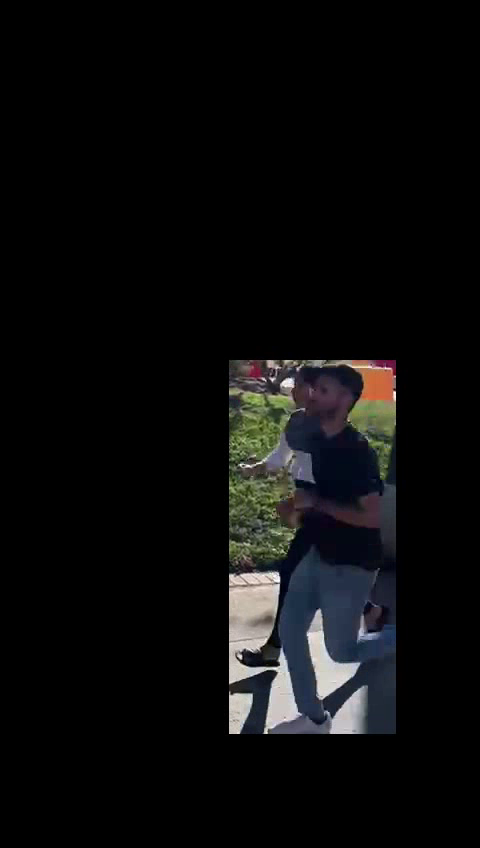
#> input picture frame 38 of cache/video2_fg1s.mp4, 480 x 848 px, given in place of SAL.mp4, which was not available
$ python bgsub.py
#> lines starting #> are read from the running program, lines starting #| are printed output that depends on the picture; after the words box and inside, x2 and y2 are one past the last pixel; in counts of white or black regions, pixels touching at a corner belong together
from __future__ import print_function
import cv2 as cv
import argparse
# https://www.youtube.com/watch?v=sSJ--fZLkZA&ab_channel=FalconInfomatic
# https://github.com/opencv/opencv/tree/4.x/samples/python/tutorial_code/video/background_subtraction
# https://stackoverflow.com/questions/66876520/how-to-extract-foreground-form-a-moving-camera-by-using-opencv
# https://ietresearch.onlinelibrary.wiley.com/doi/full/10.1049/iet-cvi.2017.0187
parser = argparse.ArgumentParser(description='This program shows how to use background subtraction methods provided by \
                                              OpenCV. You can process both videos and images.')
parser.add_argument('--input', type=str, help='Path to a video or a sequence of image.', default='video/SAL.mp4')
parser.add_argument('--algo', type=str, help='Background subtraction method (KNN, MOG2).', default='MOG2')
args = parser.parse_args()

## [create]
#create Background Subtractor objects
if args.algo == 'MOG2':
    backSub = cv.createBackgroundSubtractorMOG2()
else:
    backSub = cv.createBackgroundSubtractorKNN()
## [create]
backSub = cv.createBackgroundSubtractorKNN()

## [capture]
capture = cv.VideoCapture("video/SAL.mp4")
if not capture.isOpened():
    print('Unable to open: ' + args.input)
    exit(0)
## [capture]

while True:
    ret, frame = capture.read()
#> frame is the input picture: shape (848, 480, 3); mean B, G, R 11.9, 11.7, 11.5
    if frame is None:
        break
    ## [apply]
    #update the background model
    fgMask = backSub.apply(frame)
#> fgMask: shape (848, 480); every value is 255
    # bgMask = 255 - fgMask
    ## [apply]

    ## [display_frame_number]
    #get the frame number and write it on the current frame
    cv.rectangle(frame, (10, 2), (100,20), (255,255,255), -1)
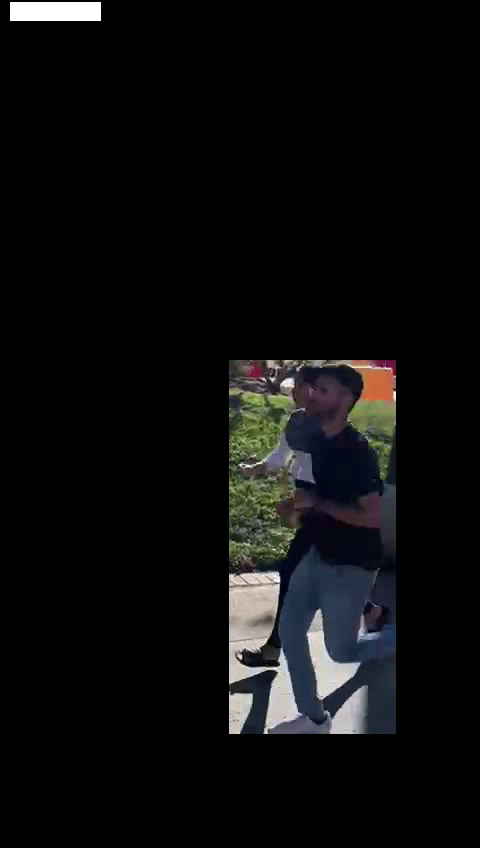
#> frame: shape (848, 480, 3); 0.42% of pixels changed, all inside (x1, y1, x2, y2) = (10, 2, 101, 21)
    cv.putText(frame, str(capture.get(cv.CAP_PROP_POS_FRAMES)), (15, 15),
               cv.FONT_HERSHEY_SIMPLEX, 0.5 , (0,0,0))
#> frame: shape (848, 480, 3); 0.02% of pixels changed, all inside (x1, y1, x2, y2) = (17, 5, 50, 16)
    ## [display_frame_number]

    ## [show]
    #show the current frame and the fg masks
    nRow, nCol = fgMask.shape
#> nRow = 848; nCol = 480
    # [4 lines of commented-out code are left out]
    fg = cv.bitwise_or(frame, frame, mask=fgMask)

    # cv.imshow('Frame', frame)
    # cv.imshow('FG Mask', fgMask)
    cv.imshow('fg', fg)
    ## [show]

    keyboard = cv.waitKey(30)
#> (key Esc is pressed here)
    if keyboard == 'q' or keyboard == 27:
        break

$ run again, starting later in the video
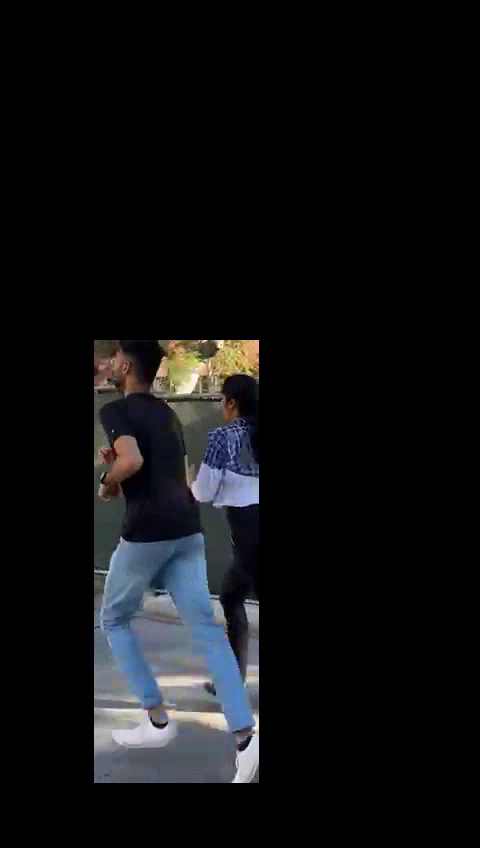
#> input picture frame 172 of cache/video2_fg1s.mp4, 480 x 848 px, given in place of SAL.mp4, which was not available
#> frame is the input picture: shape (848, 480, 3); mean B, G, R 17.7, 16.2, 15.4
#> fgMask: shape (848, 480); every value is 255
#> `cv.rectangle(frame, (10, 2), (100,20), (255,255,255), -1)`:
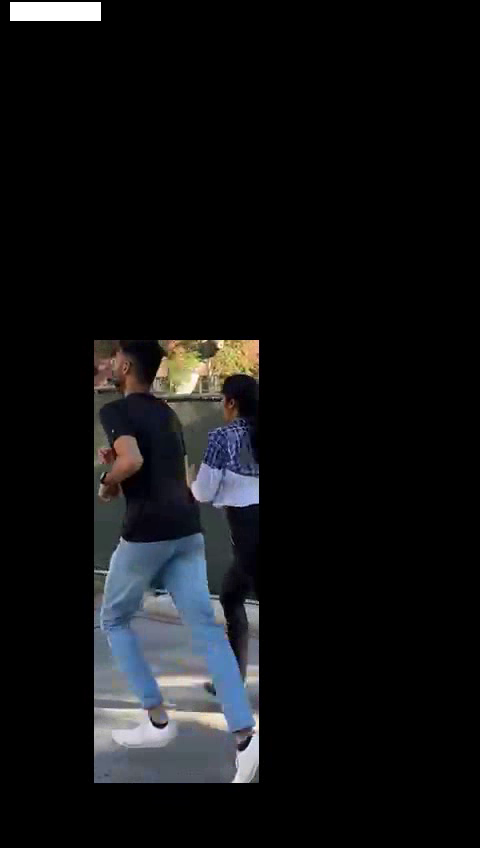
#> frame: shape (848, 480, 3); 0.42% of pixels changed, all inside (x1, y1, x2, y2) = (10, 2, 101, 21)

$ run again, starting later in the video
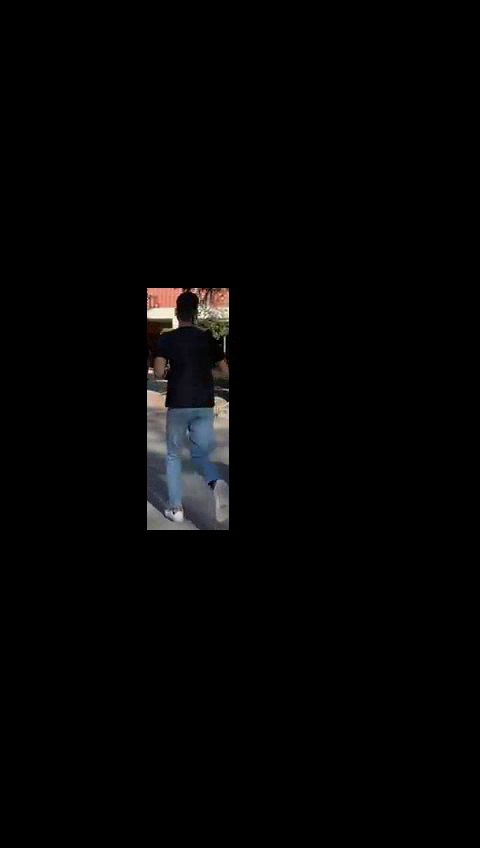
#> input picture frame 306 of cache/video2_fg1s.mp4, 480 x 848 px, given in place of SAL.mp4, which was not available
#> frame is the input picture: shape (848, 480, 3); mean B, G, R 3.9, 3.8, 3.9
#> fgMask: shape (848, 480); every value is 255
#> `cv.rectangle(frame, (10, 2), (100,20), (255,255,255), -1)`:
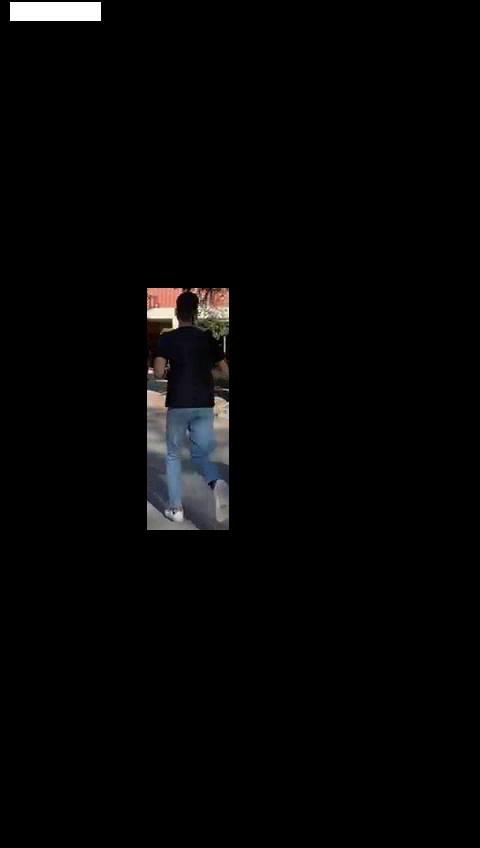
#> frame: shape (848, 480, 3); 0.42% of pixels changed, all inside (x1, y1, x2, y2) = (10, 2, 101, 21)
